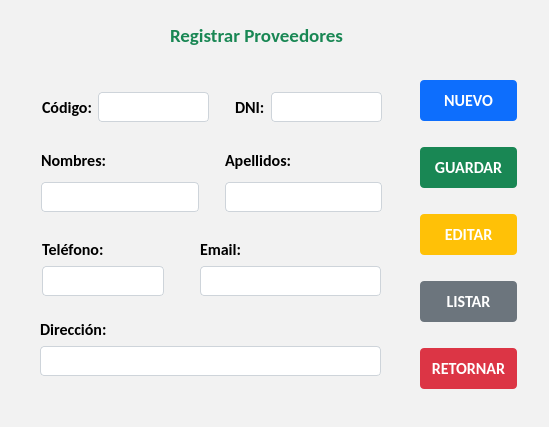
<?xml version="1.0" encoding="UTF-8"?>
<ui version="4.0">
 <class>MainWindow</class>
 <widget class="QMainWindow" name="MainWindow">
  <property name="geometry">
   <rect>
    <x>0</x>
    <y>0</y>
    <width>549</width>
    <height>427</height>
   </rect>
  </property>
  <property name="windowTitle">
   <string>MainWindow</string>
  </property>
  <property name="styleSheet">
   <string notr="true">background-color: #f2f2f2;</string>
  </property>
  <widget class="QWidget" name="centralwidget">
   <widget class="QLabel" name="label_7">
    <property name="geometry">
     <rect>
      <x>170</x>
      <y>20</y>
      <width>191</width>
      <height>31</height>
     </rect>
    </property>
    <property name="font">
     <font>
      <family>Calibri</family>
      <pointsize>14</pointsize>
      <weight>75</weight>
      <bold>true</bold>
     </font>
    </property>
    <property name="styleSheet">
     <string notr="true">color: #198754;</string>
    </property>
    <property name="text">
     <string>Registrar Proveedores</string>
    </property>
   </widget>
   <widget class="QWidget" name="layoutWidget">
    <property name="geometry">
     <rect>
      <x>420</x>
      <y>60</y>
      <width>97</width>
      <height>351</height>
     </rect>
    </property>
    <layout class="QVBoxLayout" name="verticalLayout">
     <item>
      <widget class="QPushButton" name="pushButton">
       <property name="font">
        <font>
         <family>Calibri</family>
         <pointsize>12</pointsize>
         <weight>75</weight>
         <bold>true</bold>
        </font>
       </property>
       <property name="styleSheet">
        <string notr="true">background-color: rgb(13, 110, 253);
border-radius: 4px;
color: #ffffff;
padding: 10px;</string>
       </property>
       <property name="text">
        <string>NUEVO</string>
       </property>
      </widget>
     </item>
     <item>
      <widget class="QPushButton" name="pushButton_2">
       <property name="font">
        <font>
         <family>Calibri</family>
         <pointsize>12</pointsize>
         <weight>75</weight>
         <bold>true</bold>
        </font>
       </property>
       <property name="styleSheet">
        <string notr="true">background-color: #198754;
border-radius: 4px;
color: #fff;
padding: 10px;</string>
       </property>
       <property name="text">
        <string>GUARDAR</string>
       </property>
      </widget>
     </item>
     <item>
      <widget class="QPushButton" name="pushButton_3">
       <property name="font">
        <font>
         <family>Calibri</family>
         <pointsize>12</pointsize>
         <weight>75</weight>
         <bold>true</bold>
        </font>
       </property>
       <property name="styleSheet">
        <string notr="true">background-color: #ffc107;
border-radius: 4px;
color: #ffffff;
padding: 10px;</string>
       </property>
       <property name="text">
        <string>EDITAR</string>
       </property>
      </widget>
     </item>
     <item>
      <widget class="QPushButton" name="pushButton_4">
       <property name="font">
        <font>
         <family>Calibri</family>
         <pointsize>12</pointsize>
         <weight>75</weight>
         <bold>true</bold>
        </font>
       </property>
       <property name="styleSheet">
        <string notr="true">background-color: #6c757d;
border-radius: 4px;
color: #ffffff;
padding: 10px;</string>
       </property>
       <property name="text">
        <string>LISTAR</string>
       </property>
      </widget>
     </item>
     <item>
      <widget class="QPushButton" name="pushButton_5">
       <property name="font">
        <font>
         <family>Calibri</family>
         <pointsize>12</pointsize>
         <weight>75</weight>
         <bold>true</bold>
        </font>
       </property>
       <property name="styleSheet">
        <string notr="true">background-color: #dc3545;
border-radius: 4px;
color: #ffffff;
padding: 10px;</string>
       </property>
       <property name="text">
        <string>RETORNAR</string>
       </property>
      </widget>
     </item>
    </layout>
   </widget>
   <widget class="QWidget" name="">
    <property name="geometry">
     <rect>
      <x>42</x>
      <y>91</y>
      <width>340</width>
      <height>32</height>
     </rect>
    </property>
    <layout class="QGridLayout" name="gridLayout_2">
     <item row="0" column="4">
      <widget class="QLineEdit" name="lineEdit_2">
       <property name="styleSheet">
        <string notr="true">background-color: rgb(255, 255, 255);
border-radius: 4px;
padding: 6px;
border: 1px solid #ced4da;</string>
       </property>
      </widget>
     </item>
     <item row="0" column="0">
      <widget class="QLabel" name="label">
       <property name="font">
        <font>
         <family>Calibri</family>
         <pointsize>12</pointsize>
         <weight>75</weight>
         <bold>true</bold>
        </font>
       </property>
       <property name="text">
        <string>Código:</string>
       </property>
      </widget>
     </item>
     <item row="0" column="1">
      <widget class="QLineEdit" name="lineEdit">
       <property name="styleSheet">
        <string notr="true">background-color: rgb(255, 255, 255);
border-radius: 4px;
padding: 6px;
border: 1px solid #ced4da;</string>
       </property>
      </widget>
     </item>
     <item row="0" column="3">
      <widget class="QLabel" name="label_2">
       <property name="font">
        <font>
         <family>Calibri</family>
         <pointsize>12</pointsize>
         <weight>75</weight>
         <bold>true</bold>
        </font>
       </property>
       <property name="text">
        <string>DNI:</string>
       </property>
      </widget>
     </item>
     <item row="0" column="2">
      <spacer name="verticalSpacer_3">
       <property name="orientation">
        <enum>Qt::Vertical</enum>
       </property>
       <property name="sizeHint" stdset="0">
        <size>
         <width>20</width>
         <height>40</height>
        </size>
       </property>
      </spacer>
     </item>
    </layout>
   </widget>
   <widget class="QWidget" name="">
    <property name="geometry">
     <rect>
      <x>40</x>
      <y>319</y>
      <width>341</width>
      <height>57</height>
     </rect>
    </property>
    <layout class="QGridLayout" name="gridLayout_3">
     <item row="0" column="0">
      <widget class="QLabel" name="label_3">
       <property name="font">
        <font>
         <family>Calibri</family>
         <pointsize>12</pointsize>
         <weight>75</weight>
         <bold>true</bold>
        </font>
       </property>
       <property name="text">
        <string>Dirección:</string>
       </property>
      </widget>
     </item>
     <item row="1" column="0">
      <widget class="QLineEdit" name="lineEdit_7">
       <property name="styleSheet">
        <string notr="true">background-color: rgb(255, 255, 255);
border-radius: 4px;
padding: 6px;
border: 1px solid #ced4da;</string>
       </property>
      </widget>
     </item>
    </layout>
   </widget>
   <widget class="QWidget" name="">
    <property name="geometry">
     <rect>
      <x>41</x>
      <y>150</y>
      <width>341</width>
      <height>67</height>
     </rect>
    </property>
    <layout class="QGridLayout" name="gridLayout">
     <item row="0" column="0">
      <widget class="QLabel" name="label_8">
       <property name="font">
        <font>
         <family>Calibri</family>
         <pointsize>12</pointsize>
         <weight>75</weight>
         <bold>true</bold>
        </font>
       </property>
       <property name="text">
        <string>Nombres:</string>
       </property>
      </widget>
     </item>
     <item row="0" column="2">
      <widget class="QLabel" name="label_9">
       <property name="font">
        <font>
         <family>Calibri</family>
         <pointsize>12</pointsize>
         <weight>75</weight>
         <bold>true</bold>
        </font>
       </property>
       <property name="text">
        <string>Apellidos:</string>
       </property>
      </widget>
     </item>
     <item row="1" column="0">
      <widget class="QLineEdit" name="lineEdit_3">
       <property name="styleSheet">
        <string notr="true">background-color: rgb(255, 255, 255);
border-radius: 4px;
padding: 6px;
border: 1px solid #ced4da;
</string>
       </property>
      </widget>
     </item>
     <item row="1" column="1">
      <spacer name="verticalSpacer">
       <property name="orientation">
        <enum>Qt::Vertical</enum>
       </property>
       <property name="sizeHint" stdset="0">
        <size>
         <width>20</width>
         <height>40</height>
        </size>
       </property>
      </spacer>
     </item>
     <item row="1" column="2">
      <widget class="QLineEdit" name="lineEdit_4">
       <property name="styleSheet">
        <string notr="true">background-color: rgb(255, 255, 255);
border-radius: 4px;
padding: 6px;
border: 1px solid #ced4da;</string>
       </property>
      </widget>
     </item>
    </layout>
   </widget>
   <widget class="QWidget" name="">
    <property name="geometry">
     <rect>
      <x>200</x>
      <y>239</y>
      <width>181</width>
      <height>57</height>
     </rect>
    </property>
    <layout class="QGridLayout" name="gridLayout_4">
     <item row="0" column="0">
      <widget class="QLabel" name="label_6">
       <property name="font">
        <font>
         <family>Calibri</family>
         <pointsize>12</pointsize>
         <weight>75</weight>
         <bold>true</bold>
        </font>
       </property>
       <property name="text">
        <string>Email:</string>
       </property>
      </widget>
     </item>
     <item row="1" column="0">
      <widget class="QLineEdit" name="lineEdit_6">
       <property name="styleSheet">
        <string notr="true">background-color: rgb(255, 255, 255);
border-radius: 4px;
padding: 6px;
border: 1px solid #ced4da;</string>
       </property>
      </widget>
     </item>
    </layout>
   </widget>
   <widget class="QWidget" name="">
    <property name="geometry">
     <rect>
      <x>42</x>
      <y>239</y>
      <width>122</width>
      <height>57</height>
     </rect>
    </property>
    <layout class="QGridLayout" name="gridLayout_5">
     <item row="0" column="0">
      <widget class="QLabel" name="label_5">
       <property name="font">
        <font>
         <family>Calibri</family>
         <pointsize>12</pointsize>
         <weight>75</weight>
         <bold>true</bold>
        </font>
       </property>
       <property name="text">
        <string>Teléfono:</string>
       </property>
      </widget>
     </item>
     <item row="1" column="0">
      <widget class="QLineEdit" name="lineEdit_5">
       <property name="styleSheet">
        <string notr="true">background-color: rgb(255, 255, 255);
border-radius: 4px;
padding: 6px;
border: 1px solid #ced4da;</string>
       </property>
      </widget>
     </item>
    </layout>
   </widget>
  </widget>
  <widget class="QStatusBar" name="statusbar"/>
 </widget>
 <resources/>
 <connections/>
</ui>
